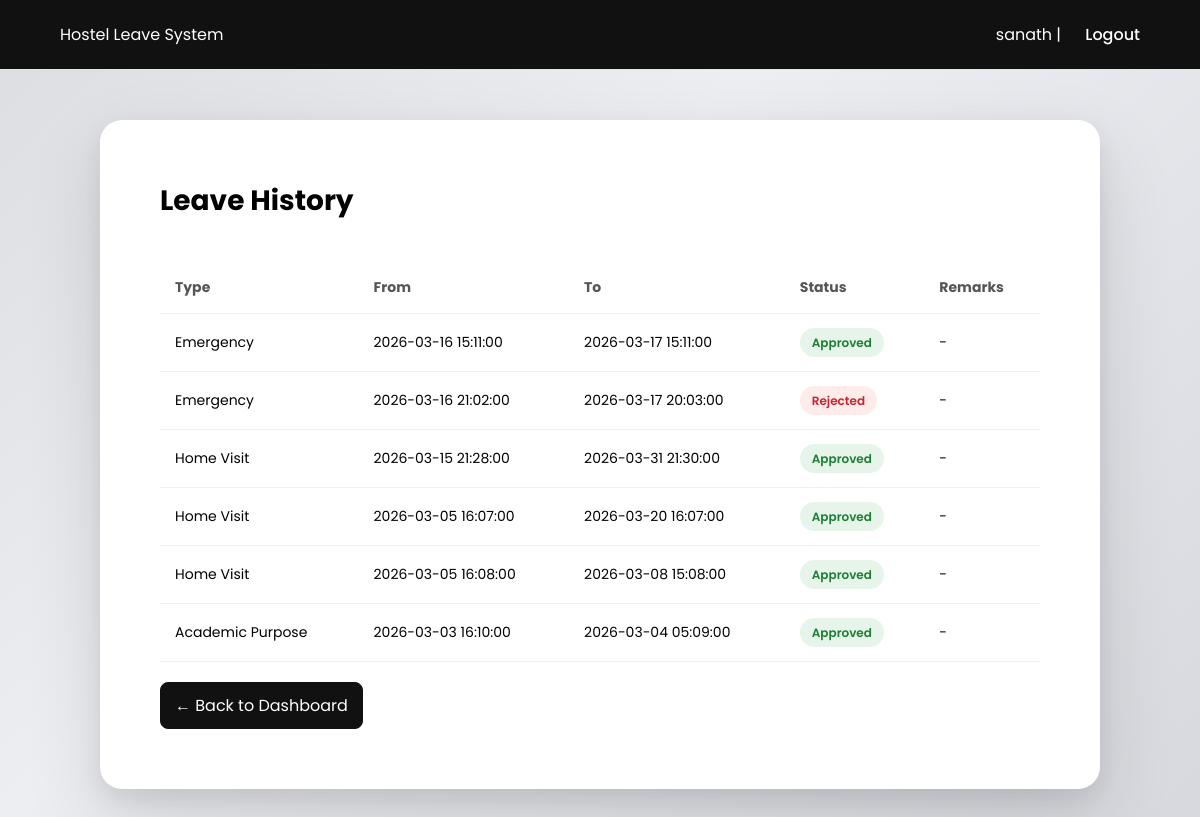
/student/leave_history.php (signed in), run on an earlier commit of the app's database.
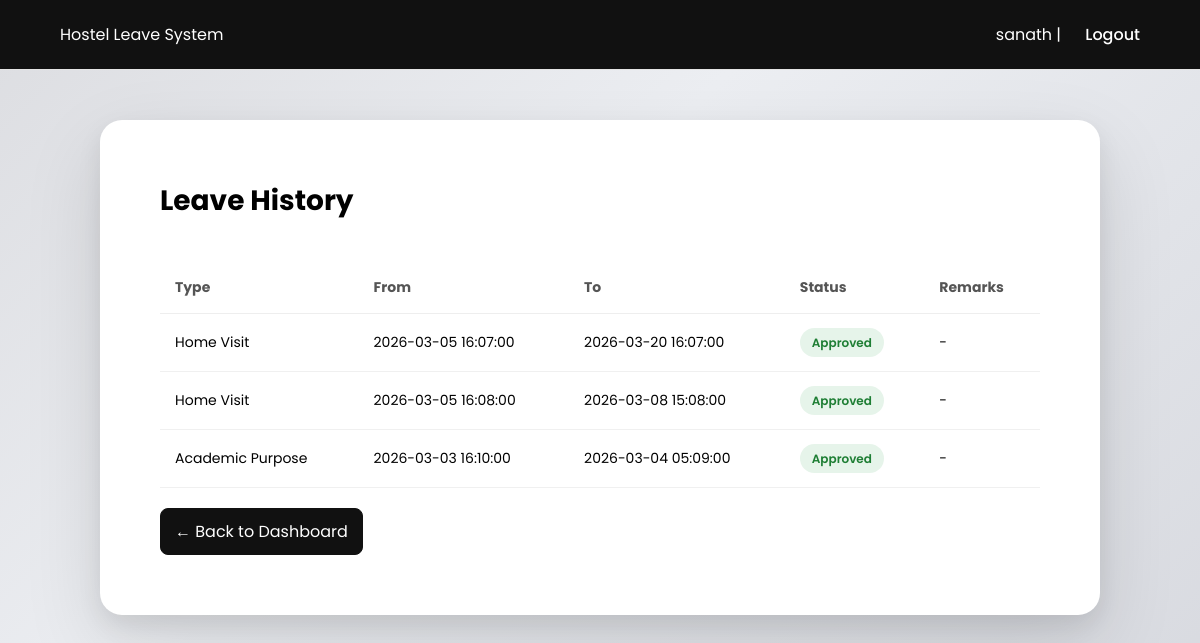
And on a later commit of the database.
### tables this page shows
CREATE TABLE `hostel_leaves` (
  `id` int(11) NOT NULL,
  `student_id` int(11) NOT NULL,
  `leave_type_id` int(11) NOT NULL,
  `from_datetime` datetime NOT NULL,
  `to_datetime` datetime NOT NULL,
  `reason` text NOT NULL,
  `status` enum('Pending','Approved','Rejected') DEFAULT 'Pending',
  `applied_at` timestamp NOT NULL DEFAULT current_timestamp(),
  `returned_at` datetime DEFAULT NULL
);

CREATE TABLE `leave_types` (
  `id` int(11) NOT NULL,
  `type_name` varchar(50) NOT NULL
);

### student/leave_history.php (the view, shortened to what this page needs)
<?php
include("../config/db.php");
$student_id = $_SESSION["user_id"];
$stmt = $conn->prepare("
    SELECT hostel_leaves.*, leave_types.type_name
    FROM hostel_leaves
    JOIN leave_types
    ON hostel_leaves.leave_type_id = leave_types.id
    WHERE hostel_leaves.student_id = ?
    ORDER BY hostel_leaves.applied_at DESC
");
$stmt->bind_param("i", $student_id);
$stmt->execute();
$result = $stmt->get_result();
?>
<!DOCTYPE html>
<html>
<head>
</head>
<body>
<div class="topbar">
<div>Hostel Leave System</div>
<div>
<?php echo $_SESSION["username"]; ?> |
<a href="../auth/logout.php">Logout</a>
</div>
</div>
<div class="dashboard">
<h2>Leave History</h2>
<?php if ($result->num_rows == 0): ?>
<p>No leave history found.</p>
<?php else: ?>
<table class="table">
<thead>
<tr>
<th>Type</th>
<th>From</th>
<th>To</th>
<th>Status</th>
<th>Remarks</th>
</tr>
</thead>
<tbody>
<?php while ($row = $result->fetch_assoc()):
$status = strtolower($row["status"]);
?>
<tr>
<td><?php echo htmlspecialchars($row["type_name"]); ?></td>
<td><?php echo htmlspecialchars($row["from_datetime"]); ?></td>
<td><?php echo htmlspecialchars($row["to_datetime"]); ?></td>
<td>
<span class="badge <?php echo $status; ?>">
<?php echo htmlspecialchars($row["status"]); ?>
</span>
</td>
<td>
<?php echo !empty($row["remarks"])
? htmlspecialchars($row["remarks"])
: "-"; ?>
</td>
</tr>
<?php endwhile; ?>
</tbody>
</table>
<?php endif; ?>
<a href="dashboard.php" class="back-btn">← Back to Dashboard</a>
</div>
</body>
</html>

### student/leave_history.php (style rules this page uses)
* { margin:0; padding:0; box-sizing:border-box; font-family:'Poppins',sans-serif; }
body { min-height:100vh; background: linear-gradient(135deg,#dcdde1 0%,#eceef2 40%,#d6d8de 100%); padding:120px 60px 60px 60px; }
.topbar { position:fixed; top:0; left:0; width:100%; height:70px; background:#111; color:#fff; display:flex; justify-content:space-between; align-items:center; padding:0 60px; border-bottom:1px solid #e5e5e5; z-index:1000; }
.topbar a { color:#fff; text-decoration:none; font-weight:500; margin-left:20px; }
.dashboard { max-width:1000px; margin:auto; padding:60px; background:#fff; border-radius:22px; box-shadow: 0 30px 80px rgba(0,0,0,0.12), 0 10px 25px rgba(0,0,0,0.08); }
h2 { font-size:28px; margin-bottom:40px; }
.table { width:100%; border-collapse:collapse; }
.table th { text-align:left; padding:15px; font-size:14px; color:#555; border-bottom:1px solid #eee; }
.table td { padding:18px 15px; border-bottom:1px solid #f0f0f0; font-size:14px; }
.badge { padding:6px 12px; border-radius:20px; font-size:12px; font-weight:600; }
.approved { background:#e6f4ea; color:#1e7e34; }
.back-btn { display:inline-block; margin-top:20px; padding:10px 14px; border:1px solid #111; border-radius:8px; text-decoration:none; color:#fff; background:#111; }
.rejected { background:#fdecea; color:#c82333; }

What changed in the data, as far as the page shows it:
removed hostel_leaves: leave_type.type_name "Emergency", from_datetime "2026-03-16 15:11:00", to_datetime "2026-03-17 15:11:00", status "Approved"
removed hostel_leaves: leave_type.type_name "Emergency", from_datetime "2026-03-16 21:02:00", to_datetime "2026-03-17 20:03:00", status "Rejected"
removed hostel_leaves: leave_type.type_name "Home Visit", from_datetime "2026-03-15 21:28:00", to_datetime "2026-03-31 21:30:00", status "Approved"
